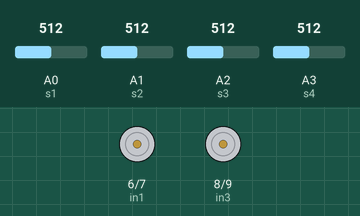
Recording of a sketch running on a simulated Arduino Uno, built with avr-gcc and run on an emulated ATmega328P. Shown: motor-driver pin pairs drawn as motors (green arrow = first pin HIGH = forward, orange = second pin HIGH = backward, longer = more drive, scaled by the enable pin). Inputs (shaded band) come from the test bench; at power-on: A2 (s3) = 512, A3 (s4) = 512, A0 (s1) = 512, A1 (s2) = 512. What the sketch prints to the serial monitor is not drawn.

Above: at 1.2 s.
1.3 s: A2 (s3) set to 487
At 1.46 s:
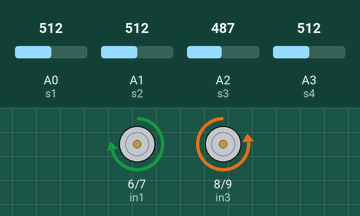
4.3 s: A3 (s4) set to 306
5.8 s: A2 (s3) set to 716
At 5.96 s:
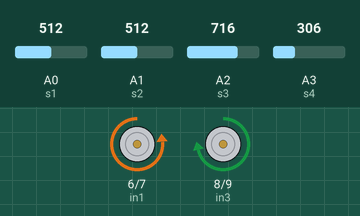
8.8 s: A3 (s4) set to 488
11.8 s: A3 (s4) set to 515
At 11.8 s:
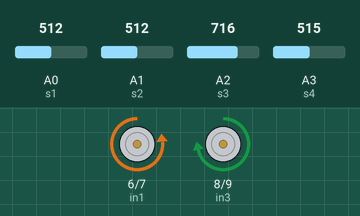
14.8 s: A3 (s4) set to 30
At 14.96 s:
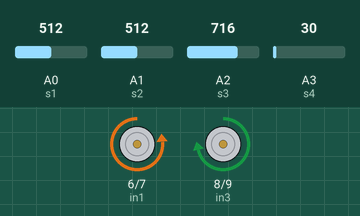
Timing chart, 0 to 18.8 s (numbered marks = the images above; inputs shaded):
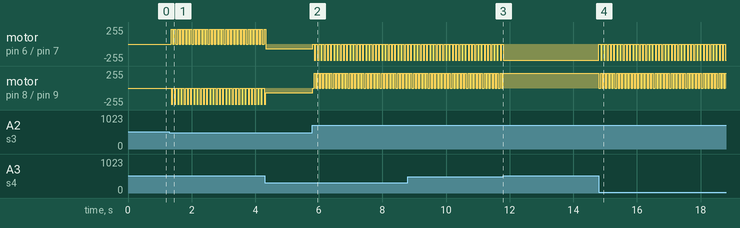

The sketch:

programa_do_rob__Calvo.ino
```cpp
int s1 = A0;
int s2 = A1;
int s3 = A2;
int s4 = A3;
int in1 = 6;
int in2 = 7;
int in3 = 8;
int in4 = 9;
int pwm1 = 5;
int pwm2 = 10;
int sensor1;
int sensor2;
int sensor3;
int sensor4;
int vel1 = 70;
int vel12 = 220;
int vel2 = 240;
int vel3 = 130;
int trig = 2;
int corte = 500;
int echo = 3;
int tempo;
int distancia_cm;

void setup(){
  pinMode(s1, INPUT);
  pinMode(s2, INPUT);
  pinMode(s3, INPUT);
  pinMode(s4, INPUT);
  pinMode(in1, OUTPUT);
  pinMode(in2, OUTPUT);
  pinMode(in3, OUTPUT);
  pinMode(in4, OUTPUT);
  pinMode(pwm1, OUTPUT);
  pinMode(pwm2, OUTPUT);
  Serial.begin(9600);
}
void loop(){
  sensor1 = analogRead(s1);
  sensor2 = analogRead(s2);
  sensor3 = analogRead(s3);
  sensor4 = analogRead(s4);

Serial.print(sensor2);
Serial.println(" ");
if(sensor3 >= corte && sensor4 <= corte){
parado();
delay(50);
mvd();
mvet();
delay(50);
}
if(sensor3 <= corte && sensor4 >= corte){
parado();
delay(50);
mve();
mvdt();
delay(50);
}
if(sensor3 <= corte && sensor4 <= corte){
frente();
}
/*
if(sensor3 >= corte && sensor4 >= corte){
  tras();
  delay(150);
}
*/

}

void frente(){
digitalWrite(in1, LOW);
digitalWrite(in2, HIGH);
analogWrite(pwm1, vel1);
digitalWrite(in3, LOW);
digitalWrite(in4, HIGH);
analogWrite(pwm2, vel1);
}
void direita(){
digitalWrite(in1, LOW);
digitalWrite(in2, HIGH);
analogWrite(pwm1, vel1);
digitalWrite(in3, LOW);
digitalWrite(in4, HIGH);
analogWrite(pwm2, vel2);
}

void esquerda(){
digitalWrite(in1, LOW);
digitalWrite(in2, HIGH);
analogWrite(pwm1, vel2);
digitalWrite(in3, LOW);
digitalWrite(in4, HIGH);
analogWrite(pwm2, vel1);
}
void tras(){
  digitalWrite(in1, HIGH);
digitalWrite(in2, LOW);
analogWrite(pwm1, vel2);
digitalWrite(in3, HIGH);
digitalWrite(in4, LOW);
analogWrite(pwm2, vel2);
}
void mvd(){
digitalWrite(in1, LOW);
digitalWrite(in2, HIGH);
analogWrite(pwm1, vel2);
}
void mvdt(){
  digitalWrite(in1, HIGH);
digitalWrite(in2, LOW);
analogWrite(pwm1, vel12);
}
void mve(){
digitalWrite(in3, LOW);
digitalWrite(in4, HIGH);
analogWrite(pwm2, vel2);
}
void mvet(){
  digitalWrite(in3, HIGH);
digitalWrite(in4, LOW);
analogWrite(pwm2, vel12);
}
void ultrassonico(){
  distancia_cm;
  digitalWrite(trig, HIGH);
  delayMicroseconds(10);
  digitalWrite(trig, LOW);
tempo = pulseIn(echo, HIGH);
distancia_cm = tempo / 29.4 / 2;
/*
Serial.print("Distancia");
Serial.print(distancia_cm);
delay(300);
Serial.prinln("CM");
*/
}
void parado(){
digitalWrite(in1, LOW);
digitalWrite(in2, LOW);
analogWrite(pwm1, vel2);
digitalWrite(in3, LOW);
digitalWrite(in4, LOW);
analogWrite(pwm2, vel1);
}
```

Measured:
- the behaviour switches between 501 and 500 on A2 (s3) (found by bisection; images 0 and 1)
- the behaviour switches between 500 and 501 on A3 (s4) (found by bisection; images 2 and 3)
- after the input at 1.3 s, motor on pin 6 (in1) / pin 7 (in2): alternates forward 220/255 for 0.05 s and stopped for 0.05 s, starting after 0.06 s; motor on pin 8 (in3) / pin 9 (in4): alternates backward 240/255 for 0.05 s and stopped for 0.05 s, starting after 0.06 s
- after the input at 5.8 s, motor on pin 6 (in1) / pin 7 (in2): alternates backward 240/255 for 0.05 s and stopped for 0.05 s, starting at once; motor on pin 8 (in3) / pin 9 (in4): alternates forward 220/255 for 0.05 s and stopped for 0.05 s, starting at once
- after the input at 11.8 s, motor on pin 6 (in1) / pin 7 (in2): stops changing and stays backward 240/255; motor on pin 8 (in3) / pin 9 (in4): stops changing and stays forward 220/255
- after the input at 14.8 s, motor on pin 6 (in1) / pin 7 (in2): alternates backward 240/255 for 0.05 s and stopped for 0.05 s, starting at once; motor on pin 8 (in3) / pin 9 (in4): alternates forward 220/255 for 0.05 s and stopped for 0.05 s, starting at once
